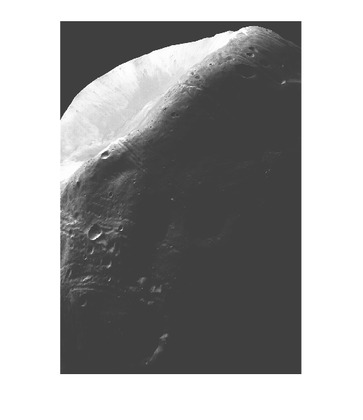
%> input picture 11410563_Q2_2.tif, 363 x 420 px, shrunk from 514 x 595 before the run
$ octave --eval "result = HistEqu('11410563_Q2_2.tif');"   (GNU Octave 9; MATLAB toolbox functions it lacks are replaced by stand-ins)
%> lines starting %> are read from the running program, lines starting %| are printed output that depends on the picture
### s.m
function s=s(In)
[X,Y]=size(In);
r=zeros(1,256);
for i=1:X
    for j=1:Y
    r(In(i,j)+1)=r(In(i,j)+1)+1;
    end                   %计算rk的数目
end

%计算直方图密度
pro=r/(X*Y);

%计算累积直方图分布
s=zeros(1,256);
s(1)=pro(1);
for i=2:256
   s(i)=s(i-1)+pro(i);
end

s=round(255.*s);

% plot(s);

### HistEqu.m
function [o_im,o_hist]=HistEqu(inputfile)
%> called with inputfile = '11410563_Q2_2.tif'
o_im=imread(inputfile);
%> o_im is the input picture: size 420x363x3 uint8; min 41, max 255, mean 161.7
% figure(1)
% imshow(o_im);        %画出原图
[X,Y]=size(o_im);
%> X = 420; Y = 1089
 %利用s函数进行rk的概率统计，以及直方图计算
 %返回的o_hist是直方图均衡变换函数的值s
o_hist=s(o_im);
%> after the loop in s, `for i=1:X`: r = 256 values, max 199032 at index 255, min 0 at index 1, mean 1786.6
%> in s, `pro=r/(X*Y);`: pro = 256 values, max 0.435 at index 255, min 0 at index 1, mean 0.00391
%> after the loop in s, `for i=2:256`: s = 256 values from 0 to 1
%> in s, `s=round(255.*s);`: s = 256 values from 0 to 255
%> o_hist = 256 values from 0 to 255

%将s的值返回到对应的r上
for i=1:X
    for j=1:Y
        o_im(i,j)=o_hist(o_im(i,j)+1);
    end
end
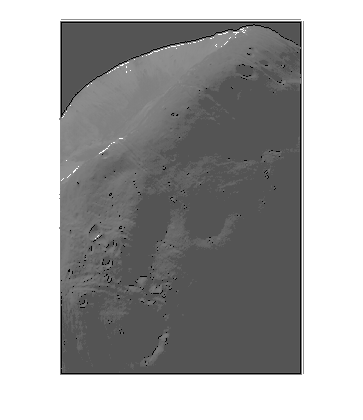
%> o_im: size 420x363x3 uint8; min 0, max 255, mean 164.9

o_im=uint8(o_im);
% [4 lines of commented-out code are left out]
